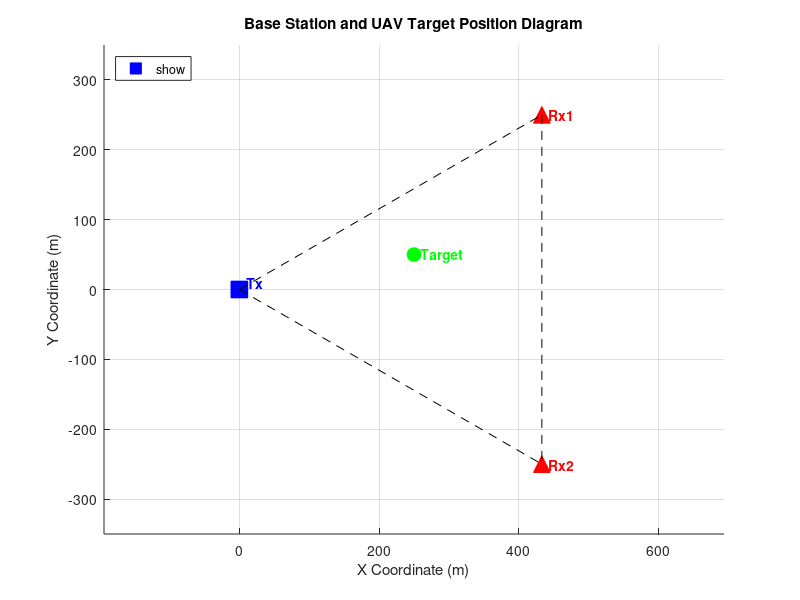

The MATLAB script that drew this image:
clear;
clc;
close all;

% --- 参数定义 ---
% 基站几何配置 (等边三角形，边长500m)
L = 500;                % 基站间距离 500m
pos_tx = [0, 0];        % 发射基站位置 [x, y]
pos_rx1 = [L*sqrt(3)/2, L/2];   % 接收基站1位置 [x, y]
pos_rx2 = [L*sqrt(3)/2, -L/2];  % 接收基站2位置 [x, y]

% 目标参数
target_pos = [250, 50];      % 目标位置 [x, y] (m)

% --- 绘图 ---
% 创建一个新的图形窗口
figure;
hold on; % 允许在同一图形上叠加绘制多个对象

% 绘制发射基站 (Tx) - 使用蓝色方块表示
plot(pos_tx(1), pos_tx(2), 'bs', 'MarkerSize', 12, 'MarkerFaceColor', 'b', 'DisplayName', 'Transmitter (Tx)');
text(pos_tx(1) + 10, pos_tx(2) + 10, 'Tx', 'FontSize', 10, 'FontWeight', 'bold', 'Color', 'b');

% 绘制接收基站 (Rx1 和 Rx2) - 使用红色上三角表示
plot(pos_rx1(1), pos_rx1(2), 'r^', 'MarkerSize', 12, 'MarkerFaceColor', 'r', 'DisplayName', 'Receiver (Rx1)');
text(pos_rx1(1) + 10, pos_rx1(2), 'Rx1', 'FontSize', 10, 'FontWeight', 'bold', 'Color', 'r');
plot(pos_rx2(1), pos_rx2(2), 'r^', 'MarkerSize', 12, 'MarkerFaceColor', 'r', 'DisplayName', 'Receiver (Rx2)'); % 不重复显示图例
text(pos_rx2(1) + 10, pos_rx2(2), 'Rx2', 'FontSize', 10, 'FontWeight', 'bold', 'Color', 'r');

% 绘制无人机目标 - 使用绿色圆圈表示
plot(target_pos(1), target_pos(2), 'go', 'MarkerSize', 10, 'MarkerFaceColor', 'g', 'DisplayName', 'UAV Target');
text(target_pos(1) + 10, target_pos(2), 'Target', 'FontSize', 10, 'FontWeight', 'bold', 'Color', 'g');

% 绘制基站之间的连线 (可选，用于显示三角形结构)
plot([pos_tx(1), pos_rx1(1)], [pos_tx(2), pos_rx1(2)], 'k--'); % Tx to Rx1
plot([pos_tx(1), pos_rx2(1)], [pos_tx(2), pos_rx2(2)], 'k--'); % Tx to Rx2
plot([pos_rx1(1), pos_rx2(1)], [pos_rx1(2), pos_rx2(2)], 'k--'); % Rx1 to Rx2

% --- 图形设置 ---
title('Base Station and UAV Target Position Diagram'); % 设置标题
xlabel('X Coordinate (m)');                    % 设置 X 轴标签
ylabel('Y Coordinate (m)');                    % 设置 Y 轴标签
grid on;                               % 显示网格
% 设置坐标轴范围
% xlim([-100, 500]); % 设置 X 轴范围，例如从 -50 到 500

axis equal;                            % 设置 X 和 Y 轴具有相同的比例，确保几何形状不失真
ylim([-350, 350]); % 设置 Y 轴范围，使其更大，例如从 -350 到 350
legend('show', 'Location', 'northwest');    % 显示图例
hold off;                              % 结束叠加绘制